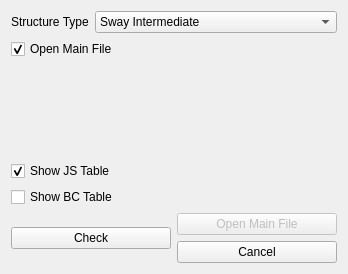
<?xml version="1.0" encoding="UTF-8"?>
<ui version="4.0">
 <class>about</class>
 <widget class="QDialog" name="about">
  <property name="windowModality">
   <enum>Qt::NonModal</enum>
  </property>
  <property name="geometry">
   <rect>
    <x>0</x>
    <y>0</y>
    <width>348</width>
    <height>274</height>
   </rect>
  </property>
  <property name="windowTitle">
   <string>Joint Shear BC</string>
  </property>
  <property name="windowIcon">
   <iconset resource="../../civiltools.qrc">
    <normaloff>:/civiltools/images/joint_shear.svg</normaloff>:/civiltools/images/joint_shear.svg</iconset>
  </property>
  <property name="modal">
   <bool>false</bool>
  </property>
  <layout class="QVBoxLayout" name="verticalLayout">
   <item>
    <layout class="QFormLayout" name="formLayout">
     <item row="0" column="0">
      <widget class="QLabel" name="label_3">
       <property name="enabled">
        <bool>true</bool>
       </property>
       <property name="text">
        <string>Structure Type</string>
       </property>
      </widget>
     </item>
     <item row="0" column="1">
      <widget class="QComboBox" name="structure_type_combobox">
       <item>
        <property name="text">
         <string>Sway Intermediate</string>
        </property>
       </item>
       <item>
        <property name="text">
         <string>Sway Special</string>
        </property>
       </item>
      </widget>
     </item>
     <item row="1" column="0" colspan="2">
      <widget class="QCheckBox" name="open_main_file">
       <property name="text">
        <string>Open Main File</string>
       </property>
       <property name="checked">
        <bool>true</bool>
       </property>
      </widget>
     </item>
    </layout>
   </item>
   <item>
    <widget class="QCheckBox" name="show_js_table">
     <property name="text">
      <string>Show JS Table</string>
     </property>
     <property name="checked">
      <bool>true</bool>
     </property>
    </widget>
   </item>
   <item>
    <widget class="QCheckBox" name="show_bc_table">
     <property name="text">
      <string>Show BC Table</string>
     </property>
     <property name="checked">
      <bool>false</bool>
     </property>
    </widget>
   </item>
   <item>
    <layout class="QGridLayout" name="gridLayout">
     <item row="0" column="1">
      <widget class="QPushButton" name="open_main_file_button">
       <property name="enabled">
        <bool>false</bool>
       </property>
       <property name="text">
        <string>Open Main File</string>
       </property>
       <property name="icon">
        <iconset resource="../../civiltools.qrc">
         <normaloff>:/civiltools/images/open.svg</normaloff>:/civiltools/images/open.svg</iconset>
       </property>
       <property name="iconSize">
        <size>
         <width>40</width>
         <height>40</height>
        </size>
       </property>
      </widget>
     </item>
     <item row="1" column="1">
      <widget class="QPushButton" name="cancel_button">
       <property name="text">
        <string>Cancel</string>
       </property>
       <property name="icon">
        <iconset resource="../../civiltools.qrc">
         <normaloff>:/civiltools/images/cancel.svg</normaloff>:/civiltools/images/cancel.svg</iconset>
       </property>
       <property name="iconSize">
        <size>
         <width>40</width>
         <height>40</height>
        </size>
       </property>
      </widget>
     </item>
     <item row="0" column="0" rowspan="2">
      <widget class="QPushButton" name="check">
       <property name="text">
        <string>Check</string>
       </property>
       <property name="icon">
        <iconset resource="../../civiltools.qrc">
         <normaloff>:/civiltools/images/tick.svg</normaloff>:/civiltools/images/tick.svg</iconset>
       </property>
       <property name="iconSize">
        <size>
         <width>100</width>
         <height>100</height>
        </size>
       </property>
      </widget>
     </item>
    </layout>
   </item>
  </layout>
 </widget>
 <resources>
  <include location="../../civiltools.qrc"/>
 </resources>
 <connections/>
</ui>
